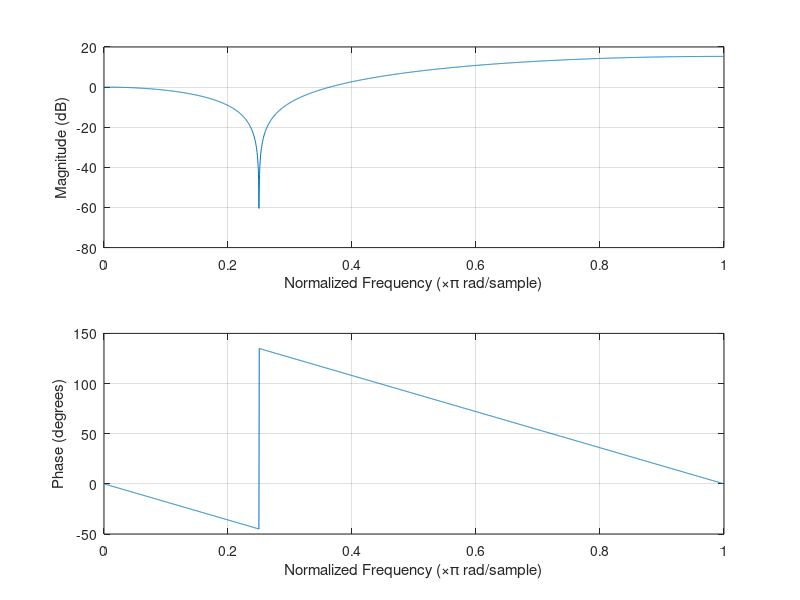

The MATLAB source for this figure:
n = 2001;
w0 = pi/4;
b0 = 1/((1-exp(1i*w0))*(1-exp(-1i*w0)));
disp(b0);
a = 1;
b = [b0,-b0*(exp(1i*w0)+exp(-1i*w0)),b0];
figure('NumberTitle', 'off', 'Name', 'Frequency Response for FIR Filter');
freqz(b,a,n);
 